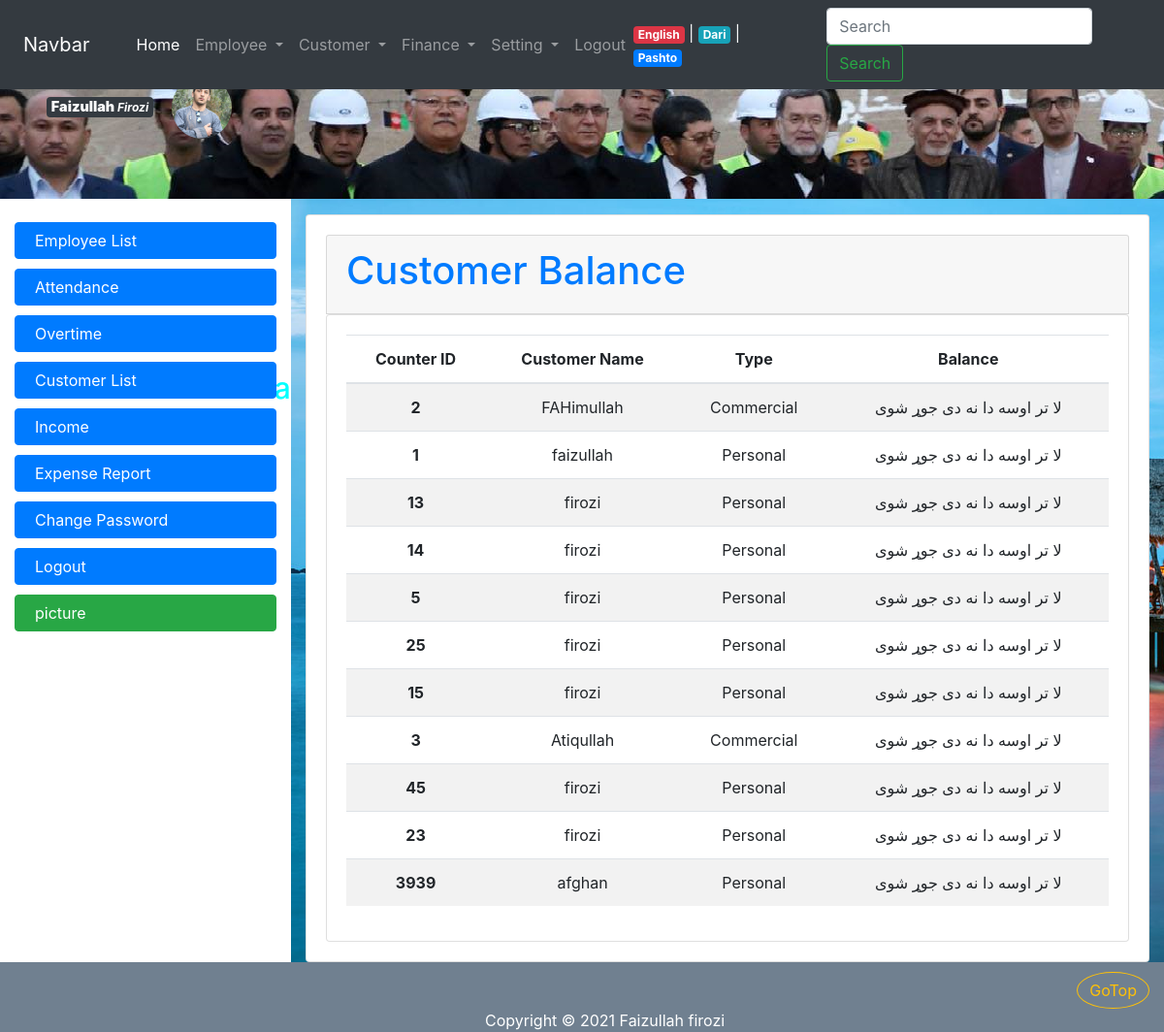
Page /customer_balance.php (signed in) on the committed database.
### tables this page shows
CREATE TABLE IF NOT EXISTS `employee` (
  `employee_id` int(11) NOT NULL AUTO_INCREMENT,
  `firstname` varchar(32) NOT NULL,
  `lastname` varchar(32) NOT NULL,
  `fathername` varchar(32) NOT NULL,
  `gender` tinyint(1) NOT NULL,
  `birth_year` int(11) NOT NULL,
  `nic` varchar(64) NOT NULL,
  `marital_status` tinyint(1) NOT NULL,
  `province_id` int(11) DEFAULT NULL,
  `district` varchar(64) NOT NULL,
  `address` varchar(255) DEFAULT NULL,
  `email` varchar(255) DEFAULT NULL,
  `degree_id` int(11) NOT NULL,
  `photo` varchar(128) DEFAULT NULL,
  `hire_date` date NOT NULL,
  `resign_date` date DEFAULT NULL,
  PRIMARY KEY (`employee_id`),
  UNIQUE KEY `nic` (`nic`),
  UNIQUE KEY `email` (`email`),
  KEY `employee_province_fk` (`province_id`),
  KEY `employee_degree_fk` (`degree_id`)
);

CREATE TABLE IF NOT EXISTS `counterbox` (
  `counter_id` int(11) NOT NULL,
  `customer_type` tinyint(1) NOT NULL,
  `coeffecent` int(11) NOT NULL,
  `phase` tinyint(4) NOT NULL,
  `account_no` int(11) NOT NULL,
  `customer_no` int(11) NOT NULL,
  `customer_name` varchar(128) NOT NULL,
  `father_name` varchar(32) DEFAULT NULL,
  `province_id` int(11) NOT NULL,
  `district` varchar(64) NOT NULL,
  `address` varchar(255) DEFAULT NULL,
  `junction` varchar(128) NOT NULL,
  `transformer` varchar(128) NOT NULL,
  `box_id` varchar(128) NOT NULL,
  `rout_code` varchar(255) NOT NULL,
  PRIMARY KEY (`counter_id`),
  KEY `province_counterbox_fk` (`province_id`)
);

### local/en.php (called while the page is built, shortened)
<?php
$banner_title = " Welcom To Breshna Compani Website ";
$menu_home = "Home";
$menu_employee = "Employee";
$menu_employee_list = "Employee List";
$menu_attendance = "Attendance";
$menu_overtime = "Overtime";
$menu_customer = "Customer";
$menu_finance = "Finance";
$menu_setting = "Setting";
$menu_change_password = "Change Password";
$menu_expense_report = "Expense Report";
$menu_customer_list = "Customer List";
$menu_income = "Income";
$menu_logout = "Logout";
$menu_lang_pashto = "Pashto";
$menu_lang_english = "English";
$menu_lang_dari = "Dari";
?>

### customer_balance.php (the view)
<?php
    require_once("connection.php"); restrict(1,9,9,1);
    $customer = mysqli_query ($con , " SELECT * from counterbox ");
    $row_customer = mysqli_fetch_assoc($customer);
?>
<?php require_once("top.php"); ?>
<div class="card card-body mt-3">
    <div class="card card-header text-primary">
        <h1> Customer Balance </h1>
    </div>
    <div class="card card-body">
        <table class="table table-striped table-hover">
            <thead>
                <tr>
                    <th class="text-center" >Counter ID</th>
                    <th class="text-center" >Customer Name</th>
                    <th class="text-center" >Type</th>
                    <th class="text-center" >Balance</th>
                </tr>
            </thead>
            <tbody>
                <?php do { ?>
                    <tr>
                        <th class="text-center" ><?= $row_customer["counter_id"]; ?></th>
                        <td class="text-center" ><?= $row_customer["customer_name"]; ?></td>
                        <td class="text-center" ><?= $row_customer["customer_type"] == 0 ? "Personal" : "Commercial";  ?></td>
                        <td class="text-center" ><?= " لا تر اوسه دا نه دی جوړ شوی"; ?></td>
                    </tr>
                <?php } while ($row_customer = mysqli_fetch_assoc($customer)); ?>
            </tbody>
        </table>
    </div>
</div>
<?php require_once("footer.php"); ?>

### top.php (shortened to what this page needs)
<?php
        if(isset($_SESSION["lang"])){
                 require_once($_SESSION["lang"]);
              }
              else {
                  require_once("local/en.php");
              }
?>
<!DOCTYPE html>
<html>
<head>
    <link rel="stylesheet" type="text/css" href="css/bootstrap.min.css">
    <link rel="stylesheet" type="text/css" href="css/bootstrap-grid.min.css">
    <link rel="stylesheet" type="text/css" href="css/bootstrap-reboot.min.css">
    <link  rel="stylesheet" type="text/css" href="cal/calendar-blue2.css"/>
    <link rel="stylesheet" type="text/css" href="css/style.css">
    <link rel="stylesheet" type="text/css" href="sliderengine/amazingslider-1.css">
</head>
<body>
    <div class="container col-lg-12 col-md-12 col-sm-12 col-xs-12">
        <div id="banner" class="row">
            <?php if(isset($_SESSION["login"])) { ?>
                <?php
                $server = "localhost";
                $username = "root";
                $password = "";
                $database = "breshna";
                $con = mysqli_connect($server, $username, $password);
                mysqli_select_db($con,$database);
                $photo = mysqli_query($con, "SELECT photo, firstname, lastname FROM employee WHERE employee_id=". $_SESSION["login"]);
                $row_photo = mysqli_fetch_assoc($photo);
                ?>
                <div class="mx-5 m-4"  >
    <span class="badge badge-dark" >
    <big ><b ><?php echo $row_photo["firstname"]; ?></b></big>
    <i ><?php echo $row_photo["lastname"]; ?></i>
</span>
                    <img class="rounded-circle col-lg-1 co-md-3 col-sm-2 col-xs-3 " src="<?php echo $row_photo["photo"]; ?>"  alt="د برښنا شرکت ویب سایټ ته ښه راغلاست">
                </div>
            <?php } ?>
            <h3 id="bannerh1" class="col-lg-8  col-md-7 col-sm-7 col-xs-12" ><marquee <?php if (isset($_SESSION["lang"]) && $_SESSION["lang"] != "local/en.php"){ echo 'direction="right"';  }; ?> > <?php echo $banner_title; ?> </marquee></h3>
    </div>
       <div id="menu" class="row fixed-top">
       <?php  if(isset($_SESSION["login"])) {  ?>
           <nav class="navbar navbar-expand-lg navbar-dark fixed-top bg-dark col-lg-12 ">
               <a  class="navbar-brand mx-4" href="#">Navbar</a>
               <div class="collapse navbar-collapse mx-3" id="navbarSupportedContent">
                   <ul class="navbar-nav mr-auto">
                       <li class="nav-item active">
                           <a class="nav-link" href="home.php"><?php echo $menu_home; ?><span class="sr-only">(current)</span></a>
                       </li>
                       <li class="nav-item dropdown">
                           <a class="nav-link dropdown-toggle" href="#" id="navbarDropdown" role="button" data-toggle="dropdown" aria-haspopup="true" aria-expanded="false">
                               <?php echo $menu_employee; ?>
                           </a>
                       </li>
                       <li class="nav-item dropdown">
                           <a class="nav-link dropdown-toggle" href="#" id="navbarDropdown" role="button" data-toggle="dropdown" aria-haspopup="true" aria-expanded="false">
                               <?php echo $menu_customer; ?>
                           </a>
                       </li>
                       <li class="nav-item dropdown">
                           <a class="nav-link dropdown-toggle" href="#" id="navbarDropdown" role="button" data-toggle="dropdown" aria-haspopup="true" aria-expanded="false">
                               <?php echo $menu_finance; ?>
                           </a>
                       </li>
                       <li class="nav-item dropdown">
                           <a class="nav-link dropdown-toggle" href="#" id="navbarDropdown" role="button" data-toggle="dropdown" aria-haspopup="true" aria-expanded="false">
                               <?php echo $menu_setting; ?>
                           </a>
                       </li>
                       <li class="nav-item">
                           <a class="nav-link" href="logout.php" ><?php echo $menu_logout; ?></a>
                       </li>
                   </ul>
                       <span class="nav-item text-light mr-5">
                           <a href="switch.php?lang=en" class="badge badge-danger"> <?php echo $menu_lang_english; ?> </a> |
                           <a href="switch.php?lang=dr" class="badge badge-info"> <?php echo $menu_lang_dari; ?> </a> |
                           <a href="switch.php?lang=ps" class="badge badge-primary"> <?php echo $menu_lang_pashto; ?> </a>
                       </span>
                   <form class="form-inline my-2 my-lg-0">
                       <input class="form-control mr-sm-2" type="search" placeholder="Search" aria-label="Search">
                       <button class="btn btn-outline-success my-1 my-sm-0" type="submit">Search</button>
                   </form>
               </div>
           </nav>
        <?php  } ?>
    </div>
    <div id="body" class="row">
        <?php if (isset($_SESSION["login"])) { ?>
        <div id="nav-bar" class="col-lg-3 col-md-3 col-sm-4 col-xs-12">
            <br>
            <a class="btn btn-primary" href="employee_list.php"><span class="glyphicon glyphicon-th-list"></span> <?php echo $menu_employee_list; ?></a>
            <a class="btn btn-primary" href="employee_attendance.php"><span class="glyphicon glyphicon-calendar"></span> <?php echo $menu_attendance; ?></a>
            <a class="btn btn-primary" href="employee_overtime.php"><span class="glyphicon glyphicon-time"></span><?php echo $menu_overtime; ?> </a>
            <a class="btn btn-primary" href="customer_list.php"><span class="glyphicon glyphicon-user"></span><?php echo $menu_customer_list; ?></a>
            <a class="btn btn-primary" href="#"><span class="glyphicon glyphicon-usd"></span><span class="glyphicon glyphicon-chevron-right"></span> <?php echo $menu_income; ?></a>
            <a class="btn btn-primary" href="#"><span class="glyphicon glyphicon-usd"></span><span class="glyphicon glyphicon-chevron-left"></span> <?php echo $menu_expense_report; ?></a>
            <a id="btn" class="btn btn-primary" href="change_password.php"><span class="glyphicon glyphicon-lock"></span> <?php echo $menu_change_password; ?> </a>
            <a id="btn" class="btn btn-primary" href="logout.php"><span class="glyphicon glyphicon-log-out"></span> <?php echo $menu_logout; ?> </a>
            <a class="btn btn-success" href="pic.php"><span class="glyphicon glyphicon-picture"></span> picture </a>
        </div>
        <?php }  ?>
        <?php if (isset($_SESSION["login"])) { ?>
        <div id="content" class="col-lg-9 col-md-9 col-sm-8 col-xs-12">
<?php } else { ?>
            <div id="content" class="col-lg-12 col-md-12 col-sm-12 col-xs-12">
                <?php  } ?>

### footer.php
</div>
</div>
    <div id="footer" class="row">
        <div class="col-lg-12 ">
               <a href="#gotop" class="float-right btn btn-outline-warning  rounded-circle">GoTop</a>
         </div>
        <span class="offset-lg-5 offset-md-4 offset-sm-3 ">
          Copyright &copy; <?php echo date("Y"); ?> Faizullah firozi
         </span>
</div>
</div>
</body>
</html>

### css/style.css (style rules this page uses)
* { margin: 0; padding: 0; }
.container { width: 100%; }
#banner { margin-top: 55px; height: 150px; background-image: url(../images/thems/Untitled.png); }
#bannerh1 { font-size: 30px; margin-top: -60px; color: aqua; }
#nav-bar { min-height: 500px; }
#nav-bar a { display: block; margin-bottom: 10px; text-align: left; padding-left: 20px; }
#content { min-height: 750px; background-image: url(../images/thems/img10.jpg); }
#footer { min-height: 40px; background-color: slategrey; padding-top: 10px; color: white; }

### rows in the picture
employee: firstname "Faizullah", lastname "Firozi", photo (picture)
counterbox: counter_id "2", customer_name "FAHimullah", customer_type "Commercial"
counterbox: counter_id "1", customer_name "faizullah", customer_type "Personal"
counterbox: counter_id "13", customer_name "firozi", customer_type "Personal"
counterbox: counter_id "14", customer_name "firozi", customer_type "Personal"
counterbox: counter_id "5", customer_name "firozi", customer_type "Personal"
counterbox: counter_id "25", customer_name "firozi", customer_type "Personal"
counterbox: counter_id "15", customer_name "firozi", customer_type "Personal"
counterbox: counter_id "3", customer_name "Atiqullah", customer_type "Commercial"
counterbox: counter_id "45", customer_name "firozi", customer_type "Personal"
counterbox: counter_id "23", customer_name "firozi", customer_type "Personal"
counterbox: counter_id "3939", customer_name "afghan", customer_type "Personal"

### other values in the picture
$banner_title "Welcom To Breshna Compani Website"
$menu_home "Home"
$menu_employee "Employee"
$menu_customer "Customer"
$menu_finance "Finance"
$menu_setting "Setting"
$menu_logout "Logout"
$menu_lang_english "English"
$menu_lang_dari "Dari"
$menu_lang_pashto "Pashto"
$menu_employee_list "Employee List"
$menu_attendance "Attendance"
$menu_overtime "Overtime"
$menu_customer_list "Customer List"
$menu_income "Income"
